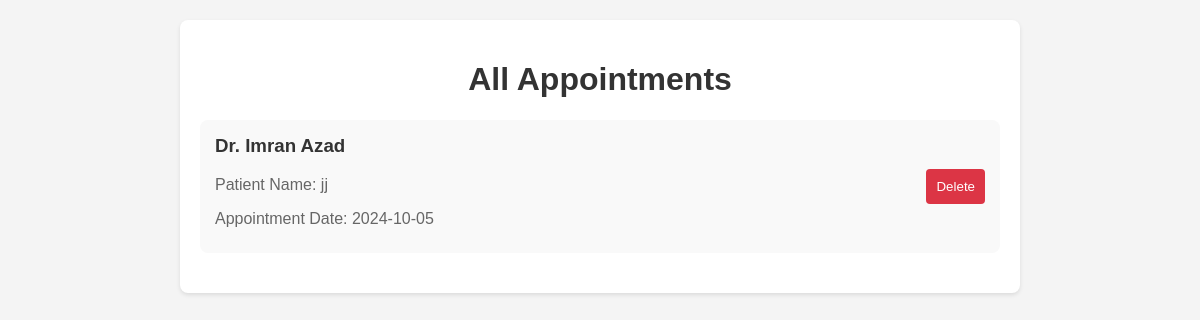
The page /admin_appointmentsview.php on the database as committed earlier.
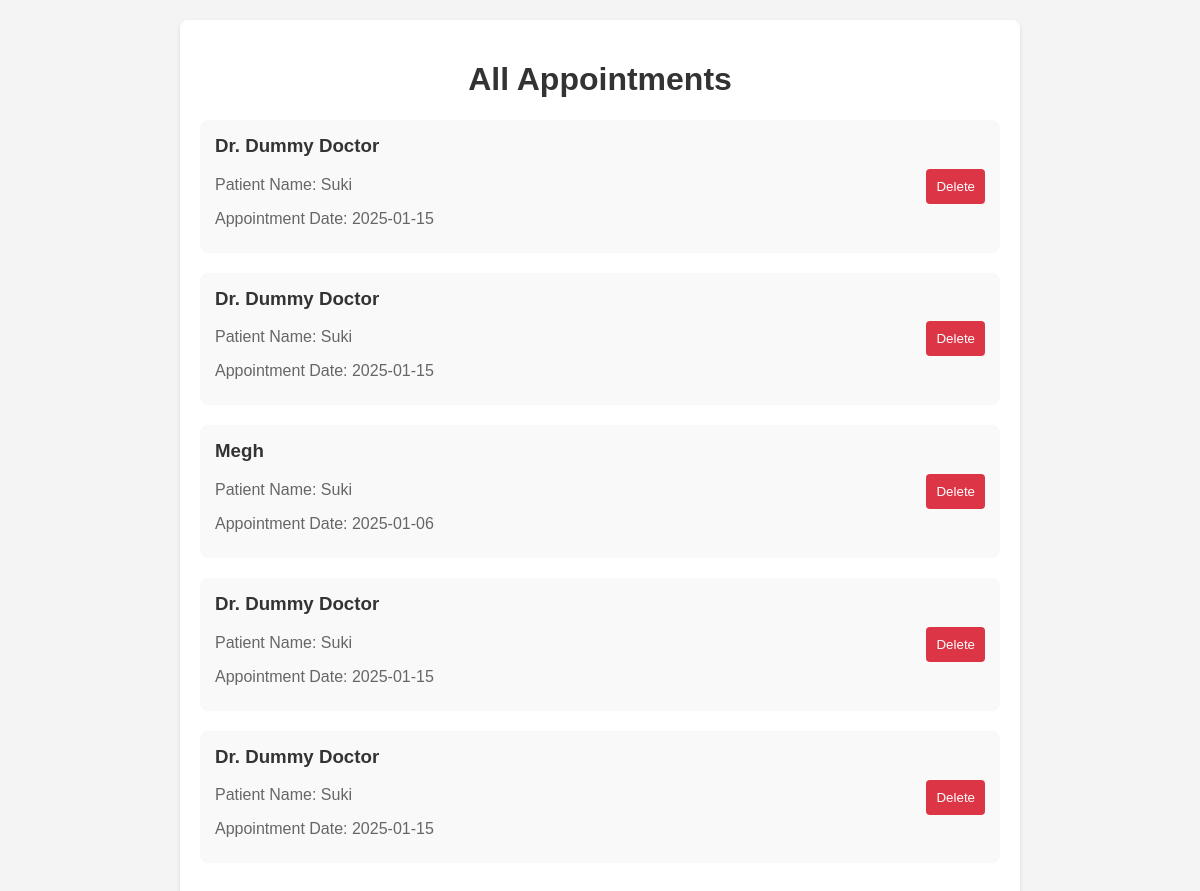
The same page on the database as committed later.
### tables this page shows
CREATE TABLE `appointments` (
  `serial_number` int(11) NOT NULL,
  `patient_id` int(11) DEFAULT NULL,
  `patient_name` varchar(100) DEFAULT NULL,
  `counselor_name` varchar(100) DEFAULT NULL,
  `appointment_date` date DEFAULT NULL,
  `message` text DEFAULT NULL,
  `appointment_time` time DEFAULT NULL,
  `end_time` time DEFAULT NULL,
  `doctor_id` int(11) DEFAULT NULL,
  `phone_number` varchar(15) DEFAULT NULL
);

### admin_appointmentsview.php (the view, shortened to what this page needs)
<?php
include("connection.php");
$appointments = [];
$query = "SELECT serial_number, patient_name, counselor_name, appointment_date FROM appointments";
$result = mysqli_query($con, $query);
if ($result && mysqli_num_rows($result) > 0) {
    while ($row = mysqli_fetch_assoc($result)) {
        $appointments[] = $row;
    }
} else {
    echo "No appointments found.";
}
?>
<!DOCTYPE html>
<html lang="en">
<head>
</head>
<body>
    <div class="container">
        <h1>All Appointments</h1>
        <?php
        if (!empty($appointments)) {
            foreach ($appointments as $appointment) {
                echo '<div class="appointment">';
                echo '<div>';
                echo '<h3>' . htmlspecialchars($appointment['counselor_name']) . '</h3>';
                echo '<p>Patient Name: ' . htmlspecialchars($appointment['patient_name']) . '</p>';
                echo '<p>Appointment Date: ' . htmlspecialchars($appointment['appointment_date']) . '</p>';
                echo '</div>';
                echo '<form method="POST" action="delete_appointments.php" style="margin: 0;" onsubmit="confirmDeletion(event)">';
                echo '<button type="submit">Delete</button>';
                echo '</form>';
                echo '</div>';
            }
        } else {
            echo '<p>No appointments are taken.</p>';
        }
        ?>
    </div>
</body>
</html>

### admin_appointmentsview.php (style rules this page uses)
body { font-family: Arial, sans-serif; margin: 0; padding: 20px; background-color: #f4f4f4; }
.container { max-width: 800px; margin: 0 auto; background-color: #fff; padding: 20px; border-radius: 8px; box-shadow: 0 2px 4px rgba(0, 0, 0, 0.1); }
h1 { text-align: center; color: #333; }
.appointment { margin-bottom: 20px; padding: 15px; background-color: #f9f9f9; border-radius: 8px; display: flex; justify-content: space-between; align-items: center; }
.appointment h3 { margin-top: 0; color: #333; }
.appointment p { margin-bottom: 10px; color: #666; }
.appointment button { padding: 10px; background-color: #dc3545; color: white; border: none; border-radius: 4px; cursor: pointer; }

Rows that differ between the two databases and show on the page:
removed appointments: counselor_name "Dr. Imran Azad", patient_name "jj", appointment_date "2024-10-05"
added appointments: counselor_name "Dr. Dummy Doctor", patient_name "Suki", appointment_date "2025-01-15"
added appointments: counselor_name "Dr. Dummy Doctor", patient_name "Suki", appointment_date "2025-01-15"
added appointments: counselor_name "Megh", patient_name "Suki", appointment_date "2025-01-06"
added appointments: counselor_name "Dr. Dummy Doctor", patient_name "Suki", appointment_date "2025-01-15"
added appointments: counselor_name "Dr. Dummy Doctor", patient_name "Suki", appointment_date "2025-01-15"
